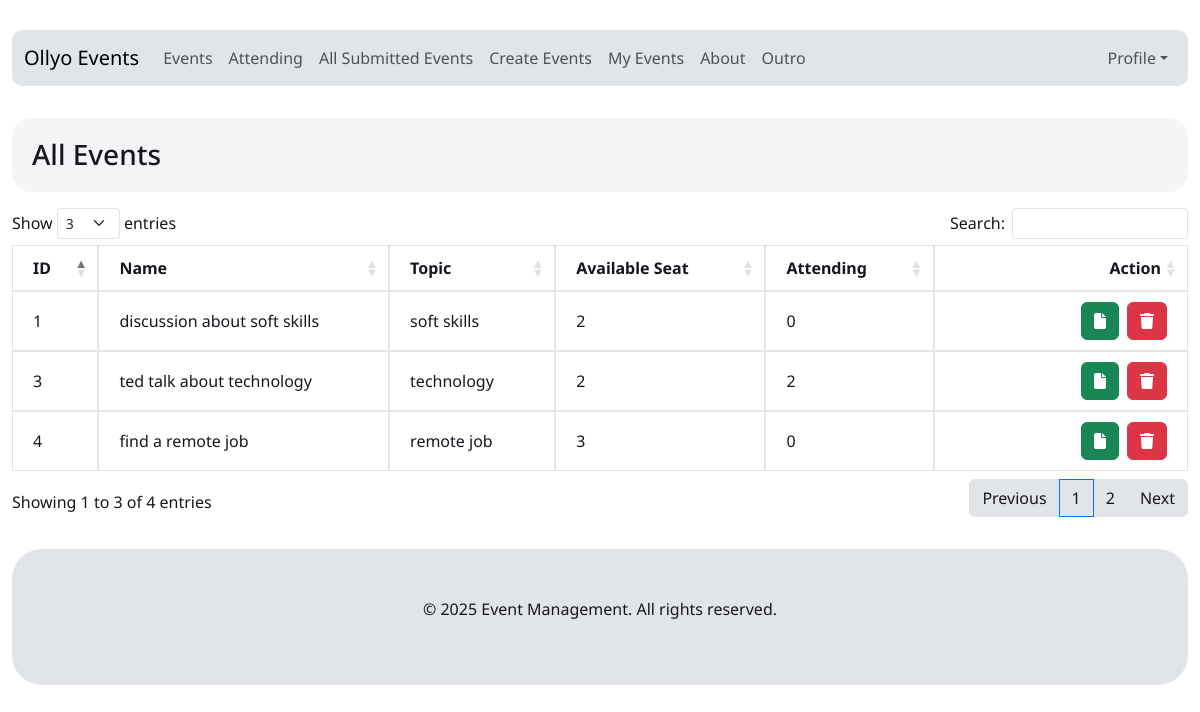
The page /public/index.php?page=submitted-events (signed in) on the database its author committed.
### tables this page shows
CREATE TABLE `events` (
  `id` int(11) NOT NULL,
  `user_id` int(11) DEFAULT NULL,
  `topic` varchar(255) DEFAULT NULL,
  `name` varchar(255) DEFAULT NULL,
  `description` text DEFAULT NULL,
  `seat_limit` int(11) DEFAULT NULL,
  `start_time` varchar(255) DEFAULT NULL,
  `end_time` varchar(255) DEFAULT NULL,
  `created_at` timestamp NOT NULL DEFAULT current_timestamp(),
  `updated_at` timestamp NOT NULL DEFAULT current_timestamp() ON UPDATE current_timestamp()
);

### routes/web.php (called while the page is built, shortened)
<?php
return [
    'home' => ROOT . '/pages/home.php',
    'about/{id}/profile' => ROOT . '/pages/about.php',
    'auth/login' => ROOT . '/pages/auth/login.php',
    'auth/login-handler' => ROOT . '/pages/auth/login-handler.php',
    'auth/register' => ROOT . '/pages/auth/register.php',
    'auth/register-handler' => ROOT . '/pages/auth/register-handler.php',
    'attending' => ROOT . '/pages/attending.php',
    'create-event' => ROOT . '/pages/event/my-event-create.php',
    'create-event-handler' => ROOT . '/pages/event/event-create-handler.php',
    'event-view/{id}/details' => ROOT . '/pages/event/event-view.php',
    'generate-event-csv/{id}/details' => ROOT . '/pages/event/generate-event-csv.php',
    'event-join/{event_id}/{user_id}/join' => ROOT . '/pages/event/event-join.php',
    'my-event' => ROOT . '/pages/event/my-event.php',
    'my-event-detail/{id}/detail' => ROOT . '/pages/event/my-event-detail.php',
    'my-event-edit/{id}/edit' => ROOT . '/pages/event/my-event-edit.php',
    'my-event-update' => ROOT . '/pages/event/my-event-update.php',
    'my-event-delete/{id}/delete' => ROOT . '/pages/event/my-event-delete.php',
    'submitted-events' => ROOT . '/pages/event/submitted-events.php',
    'outro' => ROOT . '/pages/outro.php',
];

### app/Helpers/events.php (called while the page is built, shortened)
<?php
function fetchAllEventsAsAdmin()
{
    $db = Database::getInstance()->getConnection();
    $sql = "
    SELECT
        e.id AS event_id,
        e.name,
        e.user_id,
        e.topic,
        e.description,
        e.seat_limit,
        IFNULL(COUNT(jr.id), 0) AS total_attendees
    FROM
        events e
    LEFT JOIN
        join_record jr ON e.id = jr.event_id
    GROUP BY
        e.id, e.name, e.topic, e.description, e.seat_limit
    ORDER BY
        e.id DESC
    ";
    $stmt = $db->prepare($sql);
    $stmt->execute();
    return $stmt->fetchAll(PDO::FETCH_ASSOC);
}

### resources/pages/event/submitted-events.php (the view, shortened to what this page needs)
<?php
$events = fetchAllEventsAsAdmin();
?>
<div class="row">
    <div class="col-12">
        <h3 class="page-heading my-3">All Events</h3>
    </div>
    <div class="col-12">
        <table id="myTable" class="display" style="width:100%">
            <thead>
                <tr>
                    <th>ID</th>
                    <th>Name</th>
                    <th>Topic</th>
                    <th>Available Seat</th>
                    <th>Attending</th>
                    <th class="text-end">Action</th>
                </tr>
            </thead>
            <tbody>
                <?php foreach ($events as $event) { ?>
                    <tr>
                        <td><?php echo $event['event_id']; ?></td>
                        <td><?php echo $event['name']; ?></td>
                        <td><?php echo $event['topic']; ?></td>
                        <td><?php echo $event['seat_limit']; ?></td>
                        <td><?php echo $event['total_attendees'] ?></td>
                        <td class="text-end d-flex justify-content-end gap-2">
                            <a href="/ollyo/public/index.php?page=my-event-detail/<?php echo $event['event_id']; ?>/detail" class="btn btn-success" data-toggle="tooltip" data-placement="top" title="View Details"><i class="fa-solid fa-file"></i></a>
                            <form action="/ollyo/public/index.php?page=my-event-delete/<?php echo $event['event_id']; ?>/delete" method="POST" id="delete-form-<?php echo $event['event_id']; ?>">
                                <button class="btn btn-danger" type="button" style="margin-right: 20px;" onclick="confirmDelete(<?php echo $event['event_id']; ?>)">
                                    <i class="fa-solid fa-trash"></i>
                                </button>
                            </form>
                        </td>
                    </tr>
                <?php } ?>
            </tbody>
        </table>
    </div>
</div>

### public/index.php (shortened to what this page needs)
<?php
$app = dirname(__DIR__);
$routes = require_once $app . '/routes/web.php';
require_once ROOT . '/common/header.php';
$page = isset($_GET['page']) ? $_GET['page'] : 'home';
foreach ($routes as $route => $filePath) {
    $pattern = preg_replace('/\{[^\}]+\}/', '([^/]+)', $route);
    $pattern = '#^' . $pattern . '$#';
    if (preg_match($pattern, $page, $matches)) {
        require_once $filePath;
        break;
    }
}
require_once ROOT . "/common/footer.php";

### public/assets/css/style.css (style rules this page uses)
* { margin: 0; padding: 0; outline: 0; box-sizing: border-box; font-family: "Noto Sans", serif; }
a { text-decoration: none; }
table.dataTable thead th, table.dataTable thead td, table.dataTable tfoot th, table.dataTable tfoot td { text-align: left; }
tbody, td, tfoot, th, thead, tr { border: 1px solid #e1e5ea; padding: 10px 0px 10px 20px; }
.page-heading { background: #f3f5f7; padding: 20px; border-radius: 20px; color : #18151f ; }
p , .row { color : #18151f ; }
a, a:hover { text-decoration: none; transition: color 0.3s ease-in-out; }

### rows shown on the page
events: id "4", name "find a remote job", topic "remote job", seat_limit "3", total_attendees "0"
events: id "3", name "ted talk about technology", topic "technology", seat_limit "2", total_attendees "2"
events: id "1", name "discussion about soft skills", topic "soft skills", seat_limit "2", total_attendees "0"
